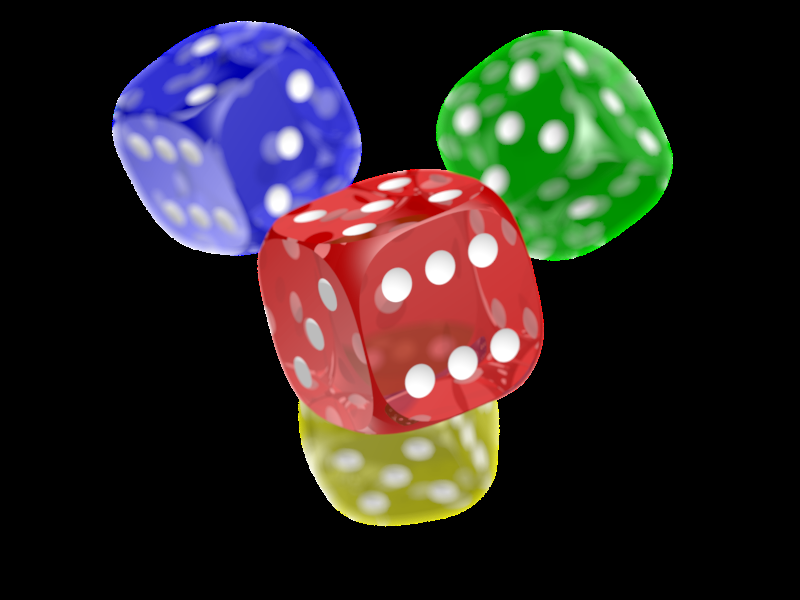
#> input picture images/transparency.png, 800 x 600 px
$ jupyter execute 05-alpha-channel.ipynb
#> lines starting #> are read from the running program, lines starting #| are printed output that depends on the picture; after the words box and inside, x2 and y2 are one past the last pixel; in counts of white or black regions, pixels touching at a corner belong together
[cell 1]
import cv2
import matplotlib.pyplot as plt
import numpy as np

[cell 2]
image = cv2.imread('./images/transparency.png', cv2.IMREAD_UNCHANGED)
#> image is the input picture: shape (600, 800, 4); mean B, G, R, A 38.3, 39.9, 46, 67.9
cvt_image = cv2.cvtColor(image, cv2.COLOR_BGRA2RGBA)
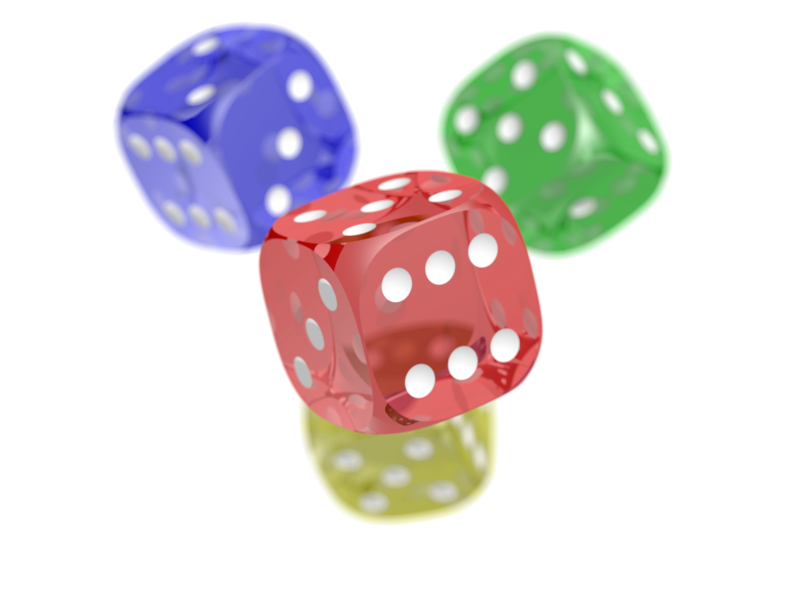
#> cvt_image: shape (600, 800, 4); mean R, G, B, A 46, 39.9, 38.3, 67.9; transparent parts drawn white
plt.figure(figsize=[15, 5])
plt.subplot(131); plt.imshow(cvt_image[..., :3]); plt.title('Image');
plt.subplot(132); plt.imshow(image[..., 3], 'gray'); plt.title('alpha channel');
plt.subplot(133); plt.imshow(cvt_image); plt.title('Transparent Image');
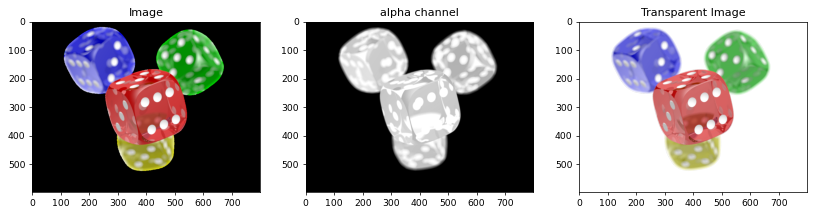
#> figure drawn by matplotlib, 3 panels

[cell 3]
image = cv2.imread('./images/peach.png')
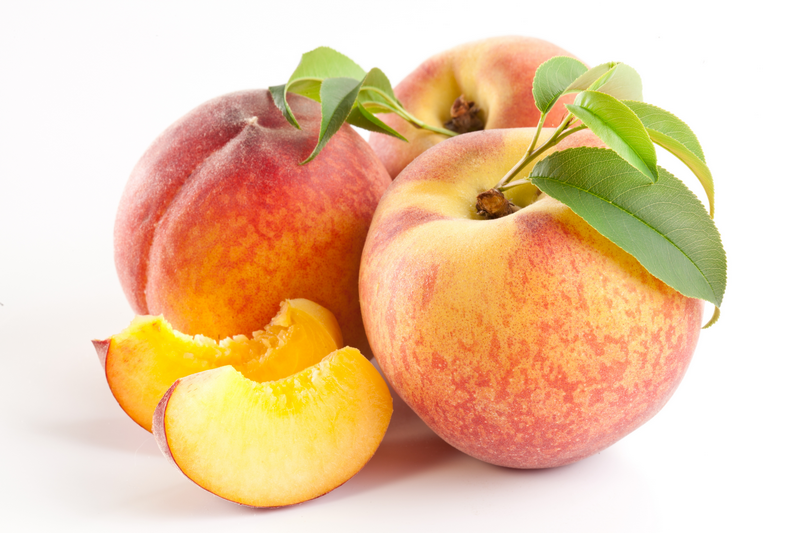
#> input picture images/peach.png, 800 x 533 px
#> image is the input picture: shape (533, 800, 3); mean B, G, R 162.9, 200.1, 234.7

hsv_image = cv2.cvtColor(image, cv2.COLOR_BGR2HSV)
#> hsv_image: shape (533, 800, 3); mean H, S, V 25.1, 84.2, 236.1
mask_1 = hsv_image[..., 2] >= 200
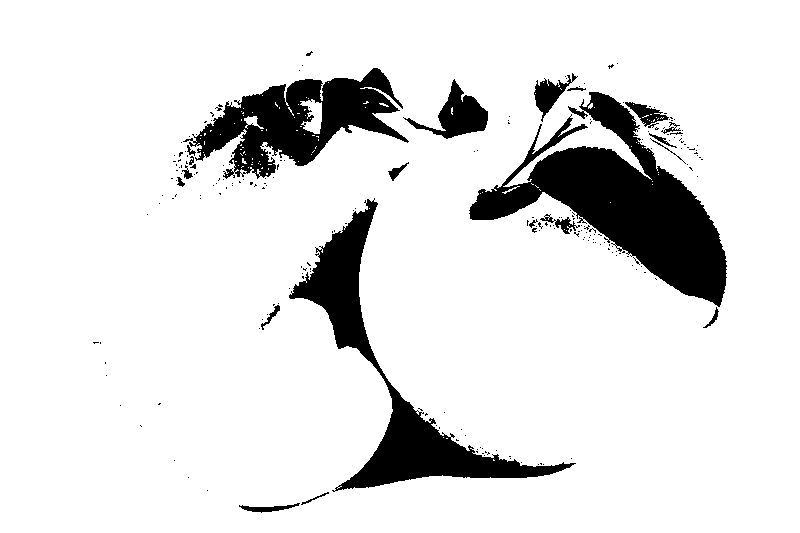
#> mask_1: shape (533, 800) bool; 88.5% white; 235 black regions (214 under 20 px), largest, box (x1, y1, x2, y2) and area: (469, 92, 727, 307) 20086, (289, 198, 576, 492) 13171, (183, 68, 409, 179) 10837
mask_1 *= hsv_image[..., 1] < 20
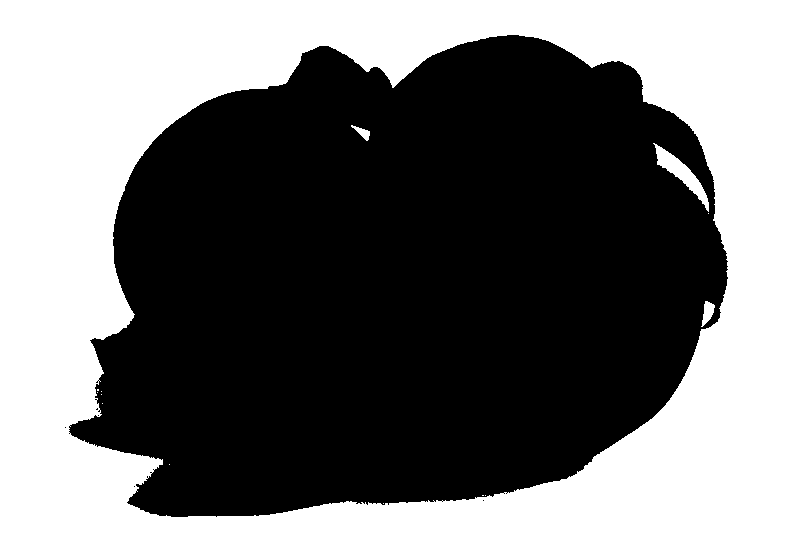
#> mask_1: shape (533, 800) bool; 43.6% white; 14 white regions (10 under 20 px), largest, box (x1, y1, x2, y2) and area: (0, 0, 800, 533) 184756, (653, 143, 709, 212) 963, (701, 301, 715, 327) 197, (351, 125, 370, 141) 123
transparent_img = cv2.cvtColor(image, cv2.COLOR_BGR2BGRA)
transparent_img[..., 3][mask_1] = 0
mask_2 = np.invert(mask_1)
transparent_img[..., 3][mask_2] = 255
cv2.imwrite('./images/peach-transparent_01.png', transparent_img)
transparent_img = cv2.cvtColor(transparent_img, cv2.COLOR_BGRA2RGBA)
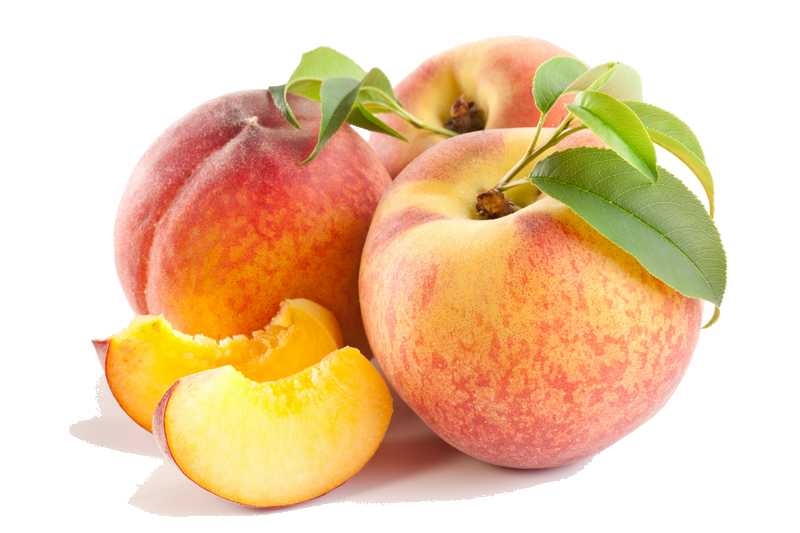
#> transparent_img: shape (533, 800, 4); mean R, G, B, A 234.7, 200.1, 162.9, 143.7; transparent parts drawn white
plt.figure(figsize=[10, 5])

plt.subplot(121); plt.imshow(transparent_img); plt.title('result');
plt.subplot(122); plt.imshow(transparent_img[..., 3], 'gray'); plt.title('alpha');
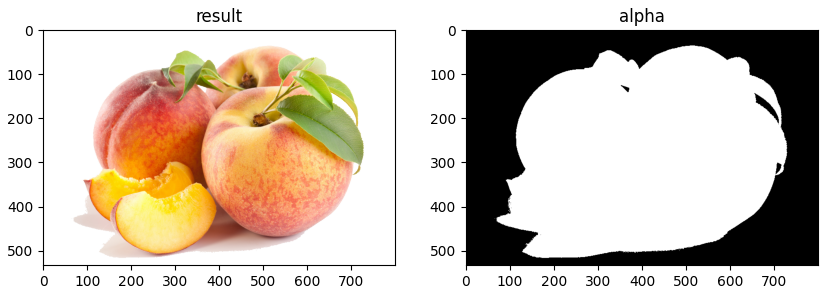
#> figure drawn by matplotlib, 2 panels
